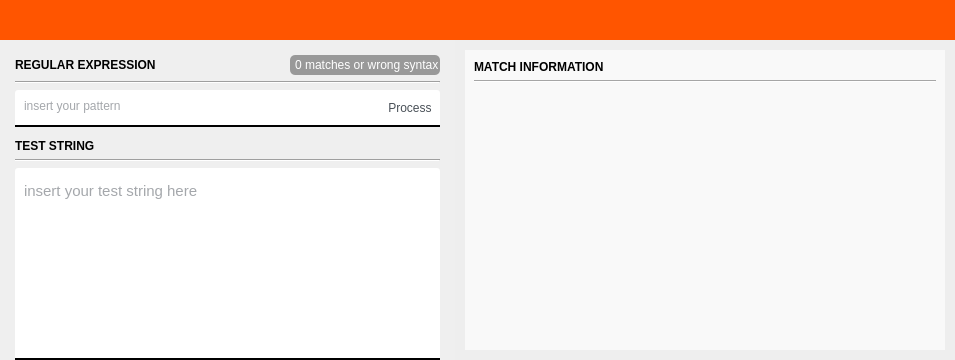
  <widget class="QWidget" name="centralwidget">
   <layout class="QVBoxLayout" name="verticalLayout">
    <property name="spacing">
     <number>0</number>
    </property>
    <property name="leftMargin">
     <number>0</number>
    </property>
    <property name="topMargin">
     <number>0</number>
    </property>
    <property name="rightMargin">
     <number>0</number>
    </property>
    <property name="bottomMargin">
     <number>0</number>
    </property>
    <item alignment="Qt::AlignTop">
     <widget class="QFrame" name="horizontalFrame">
      <property name="styleSheet">
       <string notr="true">background-color:rgb(255, 85, 0);
min-height:40;
max-height:40;</string>
      </property>
      <layout class="QHBoxLayout" name="horizontalLayout">
       <property name="topMargin">
        <number>6</number>
       </property>
       <item alignment="Qt::AlignHCenter">
        <widget class="QLabel" name="Logo">
         <property name="styleSheet">
          <string notr="true">min-width:30px;
max-width:30px;
min-height:30px;
max-height:30px;</string>
         </property>
         <property name="text">
          <string/>
         </property>
         <property name="pixmap">
          <pixmap resource="src.qrc">:/icons/icons/logo.png</pixmap>
         </property>
         <property name="scaledContents">
          <bool>true</bool>
         </property>
        </widget>
       </item>
       <item>
        <spacer name="horizontalSpacer">
         <property name="orientation">
          <enum>Qt::Horizontal</enum>
         </property>
         <property name="sizeHint" stdset="0">
          <size>
           <width>40</width>
           <height>20</height>
          </size>
         </property>
        </spacer>
       </item>
       <item>
        <widget class="QPushButton" name="CodeGeneratorPushButton">
         <property name="minimumSize">
          <size>
           <width>27</width>
           <height>27</height>
          </size>
         </property>
         <property name="maximumSize">
          <size>
           <width>27</width>
           <height>27</height>
          </size>
         </property>
         <property name="styleSheet">
          <string notr="true">QPushButton#CodeGeneratorPushButton {
	min-width: 25px;
	max-width: 25px;
	min-height: 25px;
	max-height: 25px;
	background-color: rgba(255, 255, 255, 0%);
	
	border:1px;
	border-color: rgb(255, 85, 0);
	border-style: solid;
	border-top-left-radius: 5px;
    border-top-right-radius: 5px;
    border-bottom-right-radius: 5px;
    border-bottom-left-radius:5px;
}

QPushButton#CodeGeneratorPushButton:hover {
    background:  rgb(255, 119, 51);
}

QPushButton#CodeGeneratorPushButton:pressed {
    background: rgba(255, 255, 255, 0%);
}</string>
         </property>
         <property name="text">
          <string/>
         </property>
         <property name="icon">
          <iconset resource="src.qrc">
           <normaloff>:/icons/icons/code.svg</normaloff>:/icons/icons/code.svg</iconset>
         </property>
         <property name="iconSize">
          <size>
           <width>25</width>
           <height>25</height>
          </size>
         </property>
        </widget>
       </item>
       <item>
        <widget class="QPushButton" name="RegexSheetPushButton">
         <property name="minimumSize">
          <size>
           <width>27</width>
           <height>27</height>
          </size>
         </property>
         <property name="maximumSize">
          <size>
           <width>27</width>
           <height>27</height>
          </size>
         </property>
         <property name="styleSheet">
          <string notr="true">QPushButton#RegexSheetPushButton {
	min-width: 25px;
	max-width: 25px;
	min-height: 25px;
	max-height: 25px;
	background-color: rgba(255, 255, 255, 0%);
	
	border:1px;
	border-color: rgb(255, 85, 0);
	border-style: solid;
	border-top-left-radius: 5px;
    border-top-right-radius: 5px;
    border-bottom-right-radius: 5px;
    border-bottom-left-radius:5px;
}

QPushButton#RegexSheetPushButton:hover {
    background:  rgb(255, 119, 51);
}

QPushButton#RegexSheetPushButton:pressed {
    background: rgba(255, 255, 255, 0%);
}</string>
         </property>
         <property name="text">
          <string/>
         </property>
         <property name="icon">
          <iconset resource="src.qrc">
           <normaloff>:/icons/icons/sheet.svg</normaloff>:/icons/icons/sheet.svg</iconset>
         </property>
         <property name="iconSize">
          <size>
           <width>25</width>
           <height>25</height>
          </size>
         </property>
        </widget>
       </item>
       <item>
        <widget class="QPushButton" name="AboutPushButton">
         <property name="minimumSize">
          <size>
           <width>27</width>
           <height>27</height>
          </size>
         </property>
         <property name="maximumSize">
          <size>
           <width>27</width>
           <height>27</height>
          </size>
         </property>
         <property name="styleSheet">
          <string notr="true">QPushButton#AboutPushButton {
	min-width: 25px;
	max-width: 25px;
	min-height: 25px;
	max-height: 25px;
	background-color: rgba(255, 255, 255, 0%);
	
	border:1px;
	border-color: rgb(255, 85, 0);
	border-style: solid;
	border-top-left-radius: 5px;
    border-top-right-radius: 5px;
    border-bottom-right-radius: 5px;
    border-bottom-left-radius:5px;
}

QPushButton#AboutPushButton:hover {
    background:  rgb(255, 119, 51);
}

QPushButton#AboutPushButton:pressed {
    background: rgba(255, 255, 255, 0%);
}</string>
         </property>
         <property name="text">
          <string/>
         </property>
         <property name="icon">
          <iconset resource="src.qrc">
           <normaloff>:/icons/icons/info.svg</normaloff>:/icons/icons/info.svg</iconset>
         </property>
         <property name="iconSize">
          <size>
           <width>25</width>
           <height>25</height>
          </size>
         </property>
        </widget>
       </item>
      </layout>
     </widget>
    </item>
    <item>
     <layout class="QHBoxLayout" name="horizontalLayout_2">
      <item>
       <layout class="QVBoxLayout" name="verticalLayout_4">
        <property name="spacing">
         <number>6</number>
        </property>
        <property name="leftMargin">
         <number>15</number>
        </property>
        <property name="topMargin">
         <number>15</number>
        </property>
        <property name="rightMargin">
         <number>15</number>
        </property>
        <property name="bottomMargin">
         <number>0</number>
        </property>
        <item>
         <layout class="QHBoxLayout" name="horizontalLayout_4">
          <property name="topMargin">
           <number>0</number>
          </property>
          <item>
           <widget class="QLabel" name="label">
            <property name="font">
             <font>
              <family>Arial</family>
              <pointsize>9</pointsize>
              <weight>75</weight>
              <bold>true</bold>
             </font>
            </property>
            <property name="styleSheet">
             <string notr="true">min-height:15;
max-height:15;
background-color: rgba(0, 0, 0, 0%);</string>
            </property>
            <property name="text">
             <string>REGULAR EXPRESSION</string>
            </property>
           </widget>
          </item>
          <item>
           <widget class="QLabel" name="NoMatchesLabel">
            <property name="styleSheet">
             <string notr="true">	background-color: rgb(153, 153, 153);
	color: rgb(255, 255, 255);
	border-style: solid;
	border-top-left-radius: 5px;
    border-top-right-radius: 5px;
    border-bottom-right-radius: 5px;
    border-bottom-left-radius: 5px;
	min-width:150px;
	max-width:150px;
	min-height:20;
	max-height:20;</string>
            </property>
            <property name="text">
             <string> 0 matches or wrong syntax</string>
            </property>
            <property name="alignment">
             <set>Qt::AlignCenter</set>
            </property>
           </widget>
          </item>
         </layout>
        </item>
        <item alignment="Qt::AlignTop">
         <widget class="Line" name="line">
          <property name="orientation">
           <enum>Qt::Horizontal</enum>
          </property>
         </widget>
        </item>
        <item>
         <layout class="QHBoxLayout" name="horizontalLayout_3">
          <property name="spacing">
           <number>0</number>
          </property>
          <property name="leftMargin">
           <number>0</number>
          </property>
          <property name="topMargin">
           <number>0</number>
          </property>
          <item>
           <widget class="QPlainTextEdit" name="RegexTextEdit">
            <property name="font">
             <font>
              <pointsize>9</pointsize>
             </font>
            </property>
            <property name="styleSheet">
             <string notr="true">QPlainTextEdit {
	min-width:360px;
	min-height:30;
	max-height:30;
	margin-bottom:5px;
	
	padding-left: 5px;
	padding-top: 5px;

	color: #495057;

	background:  rgba(255,255,255,100%);
	border-bottom: 2px;
	border-style: solid;
	border-bottom-color: rgba(0,0,0,.3);
	border-top-left-radius: 3px;
    border-top-right-radius: 0px;
    border-bottom-right-radius: 0px;
    border-bottom-left-radius: 0px;
}

QPlainTextEdit::focus	{
	border-bottom-color:rgb(255, 85, 0);
}

QPlainTextEdit::disabled	{
	background:  rgba(0,0,0,.04);
	border-bottom-color: rgba(0,0,0,.15);
}</string>
            </property>
            <property name="placeholderText">
             <string>insert your pattern</string>
            </property>
           </widget>
          </item>
          <item alignment="Qt::AlignHCenter|Qt::AlignVCenter">
           <widget class="QPushButton" name="ProcessPushButton">
            <property name="styleSheet">
             <string notr="true">QPushButton#ProcessPushButton {
	min-width:60px;
	max-width:60px;
	min-height:35;
	max-height:35;
	margin-bottom:5px;

	color: #495057;

	background:  rgba(255,255,255,100%);
	border-bottom: 2px;
	border-style: solid;
	border-bottom-color: rgba(0,0,0,.3);
	border-top-left-radius: 0px;
    border-top-right-radius: 3px;
    border-bottom-right-radius: 0px;
    border-bottom-left-radius: 0px;
}

QPushButton#ProcessPushButton:hover {
    background:  rgba(255,255,255,50%);
	border-bottom-color:rgb(255, 85, 0);
}

QPushButton#ProcessPushButton:pressed {
    background:  rgba(255,255,255,100%);
	border-bottom-color:rgb(255, 85, 0);
}

QPushButton#ProcessPushButton:disabled {
	background:  rgba(0,0,0,.04);
	border-bottom-color: rgba(0,0,0,.15); 
}</string>
            </property>
            <property name="text">
             <string>Process</string>
            </property>
            <property name="shortcut">
             <string>Return</string>
            </property>
           </widget>
          </item>
         </layout>
        </item>
        <item>
         <widget class="QLabel" name="label_2">
          <property name="font">
           <font>
            <family>Arial</family>
            <pointsize>9</pointsize>
            <weight>75</weight>
            <bold>true</bold>
           </font>
          </property>
          <property name="styleSheet">
           <string notr="true">min-height:15;
max-height:15;
background-color: rgba(0, 0, 0, 0%);</string>
          </property>
          <property name="text">
           <string>TEST STRING</string>
          </property>
         </widget>
        </item>
        <item>
         <widget class="Line" name="line_2">
          <property name="orientation">
           <enum>Qt::Horizontal</enum>
          </property>
         </widget>
        </item>
        <item>
         <widget class="QPlainTextEdit" name="TestStringTextEdit">
          <property name="font">
           <font>
            <pointsize>11</pointsize>
           </font>
          </property>
          <property name="styleSheet">
           <string notr="true">QPlainTextEdit {
	min-width:360px;
	min-height:30;
	
	padding-left: 5px;
	padding-top: 10px;

	color: #495057;

	background:  rgba(255,255,255,100%);
	border-bottom: 2px;
	border-style: solid;
	border-bottom-color: rgba(0,0,0,.3);
	border-top-left-radius: 3px;
    border-top-right-radius: 3px;
    border-bottom-right-radius: 0px;
    border-bottom-left-radius: 0px;
}

QPlainTextEdit::focus	{
	border-bottom-color:rgb(255, 85, 0);
}

QPlainTextEdit::disabled	{
	background:  rgba(0,0,0,.04);
	border-bottom-color: rgba(0,0,0,.15);
}</string>
          </property>
          <property name="placeholderText">
           <string>insert your test string here</string>
          </property>
         </widget>
        </item>
       </layout>
      </item>
      <item>
       <widget class="QFrame" name="verticalFrame">
        <property name="styleSheet">
         <string notr="true">background-color: rgb(238, 238, 238);
min-width: 300;
max-width: 500;</string>
        </property>
        <layout class="QVBoxLayout" name="verticalLayout_2">
         <property name="leftMargin">
          <number>10</number>
         </property>
         <property name="topMargin">
          <number>10</number>
         </property>
         <property name="rightMargin">
          <number>10</number>
         </property>
         <property name="bottomMargin">
          <number>10</number>
         </property>
         <item>
          <widget class="QWidget" name="widget" native="true">
           <property name="styleSheet">
            <string notr="true">background-color:rgb(249, 249, 249)</string>
           </property>
           <layout class="QVBoxLayout" name="verticalLayout_3">
            <item>
             <widget class="QLabel" name="label_3">
              <property name="font">
               <font>
                <family>Arial</family>
                <pointsize>9</pointsize>
                <weight>75</weight>
                <bold>true</bold>
               </font>
              </property>
              <property name="styleSheet">
               <string notr="true">min-height:15;
max-height:15;
background-color: rgba(0, 0, 0, 0%);</string>
              </property>
              <property name="text">
               <string>MATCH INFORMATION</string>
              </property>
             </widget>
            </item>
            <item>
             <widget class="Line" name="line_3">
              <property name="orientation">
               <enum>Qt::Horizontal</enum>
              </property>
             </widget>
            </item>
            <item>
             <widget class="QScrollArea" name="RresultScrollArea">
              <property name="styleSheet">
               <string notr="true">border:No;</string>
              </property>
              <property name="verticalScrollBarPolicy">
               <enum>Qt::ScrollBarAlwaysOff</enum>
              </property>
              <property name="horizontalScrollBarPolicy">
               <enum>Qt::ScrollBarAlwaysOff</enum>
              </property>
              <property name="widgetResizable">
               <bool>true</bool>
              </property>
              <property name="alignment">
               <set>Qt::AlignLeading|Qt::AlignLeft|Qt::AlignTop</set>
              </property>
              <widget class="QWidget" name="scrollAreaWidgetContents">
               <property name="geometry">
                <rect>
                 <x>0</x>
                 <y>0</y>
                 <width>300</width>
                 <height>449</height>
                </rect>
               </property>
               <layout class="QVBoxLayout" name="verticalLayout_5">
                <property name="spacing">
                 <number>0</number>
                </property>
                <property name="leftMargin">
                 <number>0</number>
                </property>
                <property name="topMargin">
                 <number>0</number>
                </property>
                <property name="rightMargin">
                 <number>0</number>
                </property>
                <property name="bottomMargin">
                 <number>0</number>
                </property>
               </layout>
              </widget>
             </widget>
            </item>
           </layout>
          </widget>
         </item>
        </layout>
       </widget>
      </item>
     </layout>
    </item>
   </layout>
  </widget>
